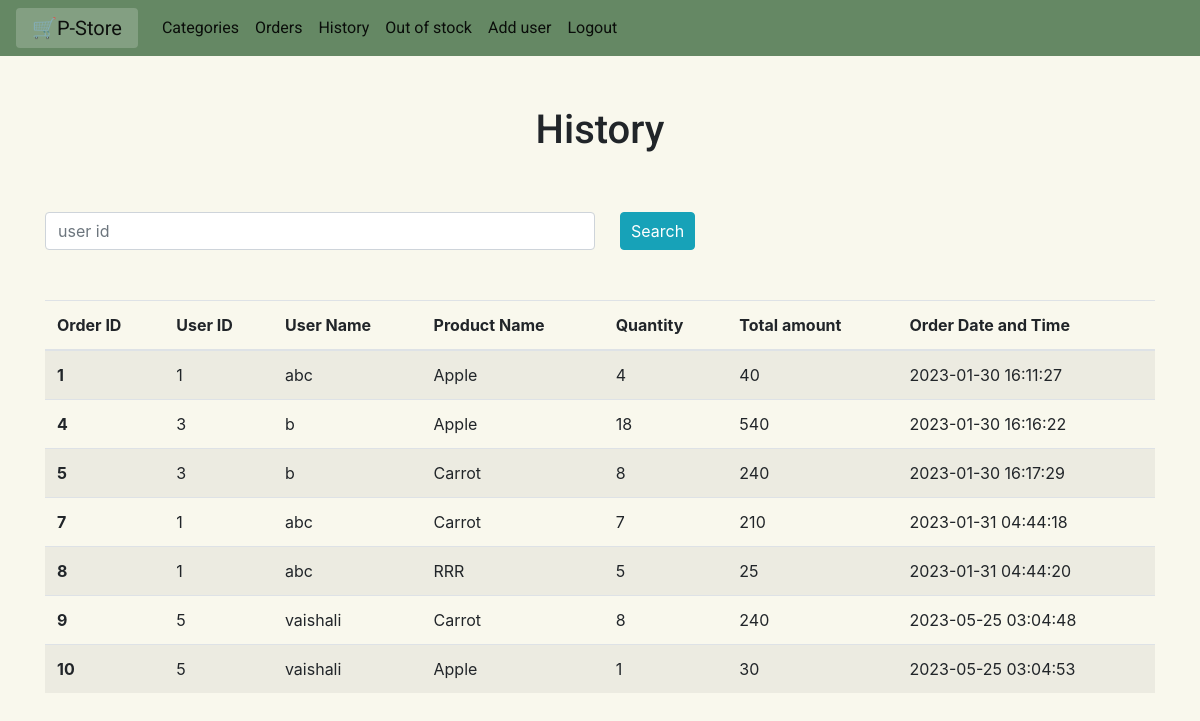
The app's page /history with its own data.
### tables this page shows
CREATE TABLE History(
    order_id INTEGER PRIMARY KEY,
    u_id INTEGER not null,
    item_id  integer not null,
    quantity INTEGER not null,
    price INTEGER not null,
    dat TIMESTAMP not null DEFAULT CURRENT_TIMESTAMP,
    FOREIGN KEY (order_id) REFERENCES Orders(order_id),
    FOREIGN KEY (u_id) REFERENCES User(u_id),
    FOREIGN KEY (item_id) REFERENCES Items(id),
	FOREIGN KEY (dat) REFERENCES Orders(order_dateandtime)
  
);

CREATE TABLE User (
    u_id INTEGER PRIMARY KEY ,
    u_username varchar(20) not null,
    u_password varchar(20) not null
    
);

CREATE TABLE Items (
    id INTEGER PRIMARY KEY AUTOINCREMENT,
    name varchar(20) not null,
    weight integer not null,
    price_per_unit int not null,
    c_id INTEGER not null,
    FOREIGN KEY (c_id) REFERENCES Categories(c_id)
);

### app.py (the view, shortened to what this page needs)
@app.route('/history', methods=('GET', 'POST'))
def history():
    conn = get_db_connection()
    orders = conn.execute('SELECT * FROM (History inner join User on History.u_id=User.u_id) inner join Items on Items.id=item_id').fetchall()
    conn.close()
    return render_template('history.html',orders=orders)

### app.py (called while the page is built)
def get_db_connection():
    conn = sqlite3.connect('database.db')
    conn.row_factory = sqlite3.Row
    return conn

### templates/history.html (shortened to what this page needs)
{% extends 'base2.html' %}
{% block content %}
<h1 style="text-align:center; font-family:roboto; margin-top:50px;">History</h1>
<form method="post" style="padding-top:50px; padding-bottom:50px;">
  <div class="form-row">
    <div class="col-6">
      <input type="search" class="form-control" name="u_id" placeholder="user id" aria-label="Search" value="{{u_id}}">
    </div>
    <button type="submit button" style="margin-left:20px; padding-left:10px; padding-right:10px;" class="btn btn-info">Search</button>
  </div>
</form>
<table class="table table-striped table-hover">
    <thead>
      <tr>
        <th scope="col">Order ID</th>
        <th scope="col">User ID</th>
        <th scope="col">User Name</th>
        <th scope="col">Product Name</th>
        <th scope="col">Quantity</th>
        <th scope="col">Total amount</th>
        <th scope="col">Order Date and Time</th>
      </tr>
    </thead>
    <tbody>
        {% for order in orders %}
      <tr>
        <th scope="row">{{ order['order_id'] }}</th>
        <td>{{ order['u_id'] }}</td>
        <td>{{ order['u_username'] }}</td>
        <td>{{ order['name'] }}</td>
        <td>{{ order['quantity'] }}</td>
        <td>{{ order['price'] }}</td>
        <td>{{ order['dat'] }}</td>
        </tr>
  {% endfor %}
</tbody>
</table>
    {% endblock %}

### templates/history.html (style rules this page uses)
body { background-color:#F9F8ED; }

### records on screen
History: order_id "1", u_id "1", u_username "abc", name "Apple", quantity "4", price "40", dat "2023-01-30 16:11:27"
History: order_id "4", u_id "3", u_username "b", name "Apple", quantity "18", price "540", dat "2023-01-30 16:16:22"
History: order_id "5", u_id "3", u_username "b", name "Carrot", quantity "8", price "240", dat "2023-01-30 16:17:29"
History: order_id "7", u_id "1", u_username "abc", name "Carrot", quantity "7", price "210", dat "2023-01-31 04:44:18"
History: order_id "8", u_id "1", u_username "abc", name "RRR", quantity "5", price "25", dat "2023-01-31 04:44:20"
History: order_id "9", u_id "5", u_username "vaishali", name "Carrot", quantity "8", price "240", dat "2023-05-25 03:04:48"
History: order_id "10", u_id "5", u_username "vaishali", name "Apple", quantity "1", price "30", dat "2023-05-25 03:04:53"
